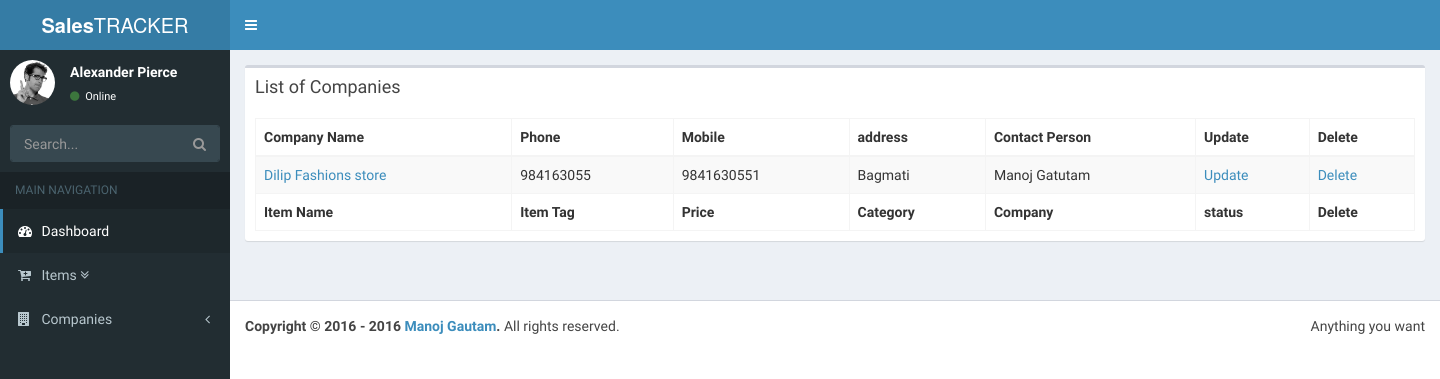
/companies/, run on the app's committed database.
### salesmanager/models.py (models this page shows, shortened)
class Company(TimeStampedModel):
    name = models.CharField(max_length=255)
    phone = models.CharField(max_length=9)
    mobile = models.CharField(max_length=10)
    address = models.ForeignKey(Address)
    email = models.EmailField(blank=False)
    contact_person = models.ForeignKey(ContactPerson)
    def get_absolute_url(self):
        return reverse('companies:company', kwargs={'pk':self.pk})

class Address(models.Model):
    zone = models.CharField(max_length=50)

class ContactPerson(models.Model):
    first_name = models.CharField(max_length=50)
    last_name = models.CharField(max_length=50)
    mobile_no = models.CharField(max_length=10)

### salesmanager/views.py (the view)
class CompanyListView(ListView):
    model = Company
    template_name = 'salesmanager/company/company_list.html'
    context_object_name = 'companies'

### templates/salesmanager/company/company_list.html (shortened to what this page needs)
{% extends 'salesmanager/base.html' %}
{% load staticfiles %}
{% block content %}
<div class="box">
  <div class="box-header">
    <h3 class="box-title">List of Companies</h3>
  </div>
  <div class="box-body">
    {% if companies %}
    <table id="items1" class="table table-bordered table-striped">
      <thead>
        <tr>
          <th>Company Name</th>
          <th>Phone</th>
          <th>Mobile</th>
          <th>address</th>
          <th>Contact Person</th>
          <th>Update</th>
          <th>Delete</th>
        </tr>
      </thead>
      <tbody>
      {% for company in companies %}
        <tr>
          <td><a href="{{company.get_absolute_url}}">{{company.name}}</a></td>
          <td>{{company.phone}}</td>
          <td>{{company.mobile}}</td>
          <td>{{company.address.zone}}</td>
          <td>{{company.contact_person.first_name}} {{company.contact_person.last_name}}</td>
          <td><a href="{% url 'companies:update' pk=company.pk%}">Update</a></td>
          <td><a href="{% url 'companies:delete' pk=company.pk%}"">Delete</a></td>
        </tr>
      {% endfor %}
      </tbody>
      <tfoot>
        <tr>
          <th>Item Name</th>
          <th>Item Tag</th>
          <th>Price</th>
          <th>Category</th>
          <th>Company</th>
          <th>status</th>
          <th>Delete</th>
        </tr>
      </tfoot>
    </table>
      {% else %}
      <h2>No items found </h2>
    {% endif %}
  </div>
{% endblock content %}

### data on the page
Company: name "Dilip Fashions store", phone "984163055", mobile "9841630551", address.zone "Bagmati", contact_person.first_name "Manoj", contact_person.last_name "Gatutam"
